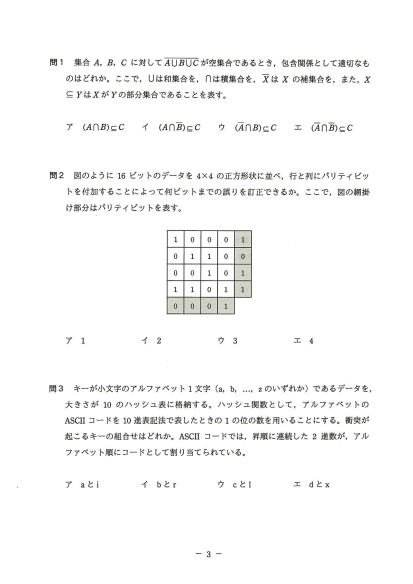
#> input picture a1/assets/2015_a1_2015_a1_p03.png, 825 x 1167 px, given in place of page-05.jpg, which was not available (shown at 1/2 size)
$ python build_a1_2021_assets.py
#> lines starting #> are read from the running program, lines starting #| are printed output that depends on the picture
from pathlib import Path
from PIL import Image

ROOT=Path(__file__).resolve().parents[1]
SRC=ROOT/"_tmp_a1_2021_render"
OUT=ROOT/"a1"/"assets"
OUT.mkdir(parents=True,exist_ok=True)

spec={
    "2021_q05_availability.png": ("page-05.jpg",(105,255,930,1130)),
    "2021_q16_flowchart.png": ("page-10.jpg",(385,690,685,1165)),
    "2021_q19_network.png": ("page-12.jpg",(150,280,930,845)),
    "2021_q26_ppm.png": ("page-15.jpg",(365,230,700,535)),
}
for name,(src,box) in spec.items():
    im=Image.open(SRC/src).convert("RGB")
#> im is the input picture: PIL image 825x1167 RGB; mean R, G, B 248.8, 248.8, 248.5
    crop=im.crop(box)
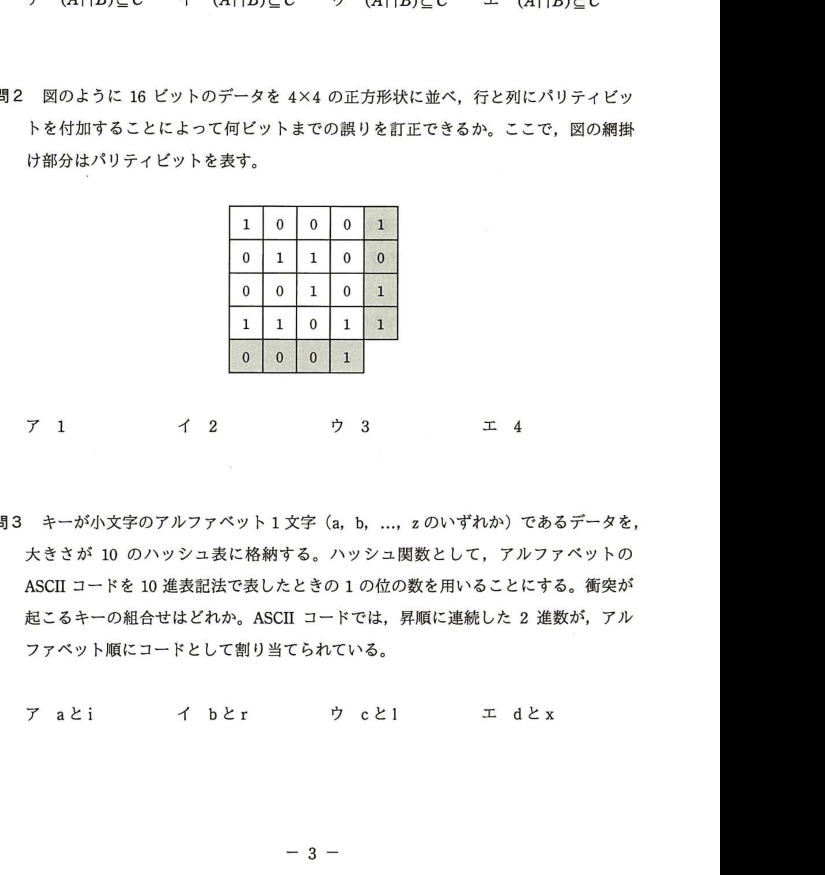
#> crop: PIL image 825x875 RGB; mean R, G, B 216.3, 216.3, 216
    crop.save(OUT/name,optimize=True)
    print(name,crop.size)
#| 2021_q05_availability.png (825, 875)
#> pass 2 of the loop `for name,(src,box) in spec.items():`:
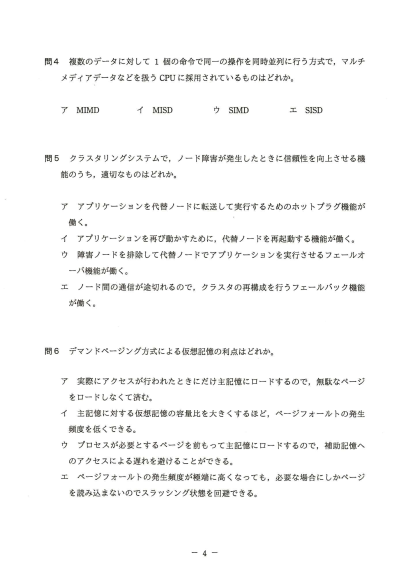
#> input picture a1/assets/2015_a1_2015_a1_p04.png, 825 x 1167 px, given in place of page-10.jpg, which was not available (shown at 1/2 size)
#> im is the input picture: PIL image 825x1167 RGB; mean R, G, B 248.4, 248.5, 248.2
#> `crop=im.crop(box)`:
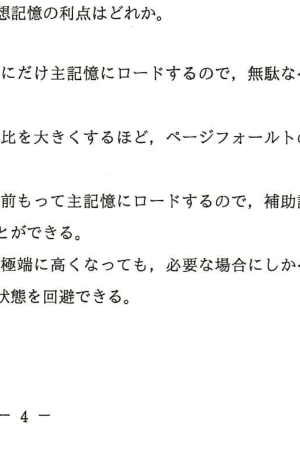
#> crop: PIL image 300x475 RGB; mean R, G, B 246.7, 246.8, 246.5
#| 2021_q16_flowchart.png (300, 475)
#> (the run stopped early here; a loop or call above may not have finished)
